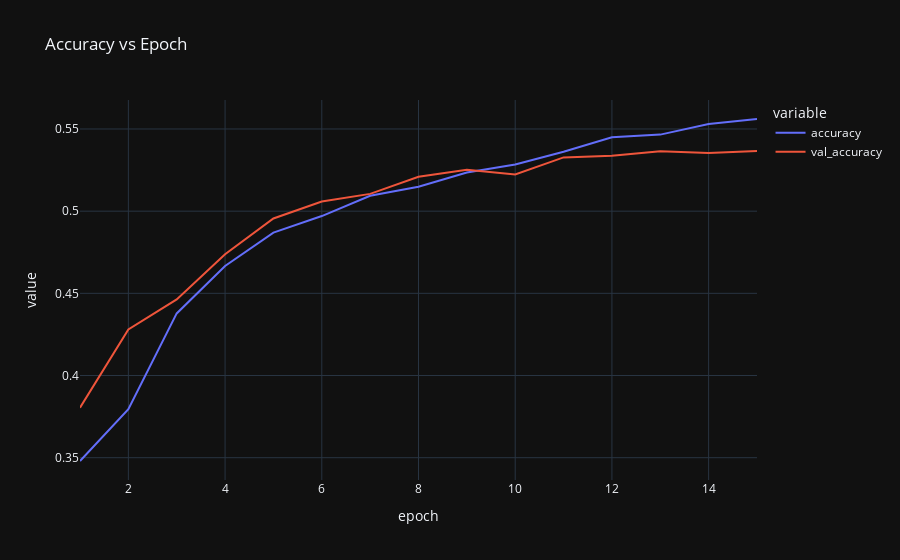

The notebook cell this image was saved under:
### Markdown cell above
Now, let's examing the results of the training. We create a dataframe of the training and validation accuracy per epoch. We see that both accuracies were increasing per epoch, but starting decreasing. It's possible that the accuracy would have increased further, but to save computational resources, we believe this result is sufficient, as a roughly 55% accuracy is much better than random guessing (20%).

### Code cell
# Make a dataframe of the training history
dfr = pd.DataFrame(history.history)

# Fix the epoch index
dfr['epoch'] = dfr.index + 1

# Make a line plot of accuracy and val accuracy per epoch
fig = px.line(dfr, x='epoch', y=['accuracy', 'val_accuracy'], title='Accuracy vs Epoch')
fig.show('plotly_mimetype')
fig.write_image('accuracy.png')

### Figure 1 — Plotly figure (JSON) as saved in the notebook; plotly's stock layout.template omitted (floating-point values rounded to 4 significant figures)
{"data": [{"hovertemplate": "variable=accuracy<br>epoch=%{x}<br>value=%{y}<extra></extra>", "legendgroup": "accuracy", "line": {"color": "#636efa", "dash": "solid"}, "marker": {"symbol": "circle"}, "mode": "lines", "name": "accuracy", "orientation": "v", "showlegend": true, "type": "scatter", "x": [1, 2, 3, 4, 5, 6, 7, 8, 9, 10, 11, 12, 13, 14, 15], "xaxis": "x", "y": [0.348, 0.3795, 0.4378, 0.4667, 0.487, 0.497, 0.5094, 0.5149, 0.5235, 0.5285, 0.5361, 0.545, 0.5466, 0.5531, 0.5561], "yaxis": "y"}, {"hovertemplate": "variable=val_accuracy<br>epoch=%{x}<br>value=%{y}<extra></extra>", "legendgroup": "val_accuracy", "line": {"color": "#EF553B", "dash": "solid"}, "marker": {"symbol": "circle"}, "mode": "lines", "name": "val_accuracy", "orientation": "v", "showlegend": true, "type": "scatter", "x": [1, 2, 3, 4, 5, 6, 7, 8, 9, 10, 11, 12, 13, 14, 15], "xaxis": "x", "y": [0.3804, 0.428, 0.4463, 0.4738, 0.4956, 0.5059, 0.5105, 0.5209, 0.5252, 0.5223, 0.5327, 0.5337, 0.5365, 0.5355, 0.5366], "yaxis": "y"}], "layout": {"autosize": true, "legend": {"title": {"text": "variable"}, "tracegroupgap": 0}, "title": {"text": "Accuracy vs Epoch"}, "xaxis": {"anchor": "y", "autorange": true, "domain": [0, 1], "range": [1, 15], "title": {"text": "epoch"}, "type": "linear"}, "yaxis": {"anchor": "x", "autorange": true, "domain": [0, 1], "range": [0.3364, 0.5676], "title": {"text": "value"}, "type": "linear"}}}
